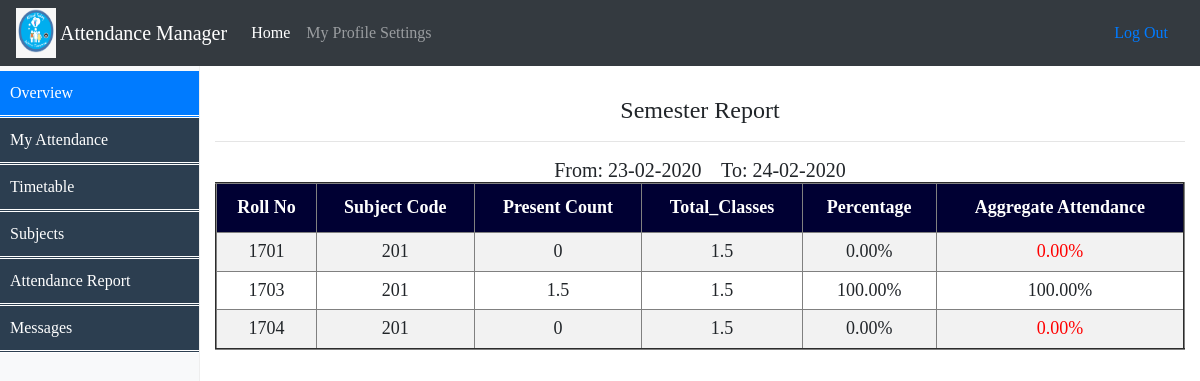
The page /Student/SemesterReport.php (signed in) on the database its author committed.
### tables this page shows
CREATE TABLE `attendance` (
  `attd_date` varchar(30) NOT NULL,
  `Last_Date` varchar(30) NOT NULL,
  `stud_id` varchar(50) NOT NULL,
  `Present_Count` float DEFAULT 0,
  `Total_Classes` float DEFAULT NULL,
  `dept_name` varchar(20) DEFAULT NULL,
  `course_id` int(11) DEFAULT NULL,
  `sub_id` int(11) NOT NULL,
  `fact_id` int(11) DEFAULT 0
);

CREATE TABLE `student` (
  `stud_id` varchar(50) NOT NULL,
  `stud_name` varchar(50) NOT NULL,
  `course_id` int(11) NOT NULL,
  `sem_no` int(11) DEFAULT NULL,
  `dob` varchar(50) DEFAULT NULL,
  `address` varchar(200) DEFAULT NULL,
  `email_id` varchar(50) NOT NULL,
  `Phone_no` bigint(30) NOT NULL
);

### Student/session.php (called while the page is built, shortened)
<?php
$connection = mysqli_connect("localhost", "root", "");
$user_check=$_SESSION['login_user'];
$ses_sql=mysqli_query($connection,"select username from logindetails where username='$user_check'");
$row = mysqli_fetch_assoc($ses_sql);
$login_session =$row['username'];
?>

### Student/SemesterReport.php (the view, shortened to what this page needs)
<!doctype html>
<?php
include('session.php');
?>
<html lang="en">
  <head>
    <link href="Assests/table.css" rel="stylesheet">
	<link rel="stylesheet" href="Assests/AddCourses.css">
	<link href="Assests/dropdown.css" rel="stylesheet">
	<link href="Assests/menu.css" rel="stylesheet">
    <link href="Assests/css/bootstrap.min.css" rel="stylesheet">
    <link href="Assests/css/dashboard.css" rel="stylesheet">
  </head>
  <body style="font-family:Verdana;font-size:16px;">
    <header>
      <nav class="navbar navbar-expand-md navbar-dark fixed-top bg-dark">
	  	<img src="logo.png" alt="attendance" style="width:40px;height:50px;" align="left">&nbsp;
        <a class="navbar-brand" href="">Attendance Manager</a>
        <div class="collapse navbar-collapse" id="navbarsExampleDefault" style="font-size:10;">
          <ul class="navbar-nav mr-auto">
            <li class="nav-item active">
              <a class="nav-link" href="StudentProfile.php">Home <span class="sr-only">(current)</span></a>
            </li>
            <li class="nav-item">
			  <li class="dropdown">
				<a class="nav-link" href="javascript:void(0)" class="dropbtn">My Profile Settings</a>
			  </li>
            </li>
          </ul>
          <form class="form-inline mt-2 mt-md-0">
             <a class="nav-link" href="logout.php">Log Out</a>
          </form>
        </div>
      </nav>
    </header>
<div class="container-fluid">
      <div class="row">
		  <nav class="col-sm-3 col-md-2 d-none d-sm-block bg-light sidebar">
				<ul class="mainmenu nav nav-pills flex-column">
					<li class="nav-item">
						  <a class="nav-link active" href="#">Overview <span class="sr-only">(current)</span></a>
					 </li>
					<li class="nav-item"><a class="nav-link"href="Stud_AttendanceView.php">My Attendance</a></li>
					<li class="nav-item"><a class="nav-link"href="ViewTimetable.html">Timetable</a></li>
					<li class="nav-item"><a class="nav-link"href="Enroll.html">Subjects</a></li>
					<li><a href="SemesterReport.php">Attendance Report</a></li>
					<li><a href="stud_notify.php">Messages</a></li>
				</ul>
			</nav>
        <main role="main" class="col-sm-9 ml-sm-auto col-md-10 pt-3"><br>
			 <h4 align="center">Semester Report</h4>
			 <hr>
		 <?php
			$login=$login_session;
			$query1="select course_id,stud_id from logindetails where username='$login'";
			$res=mysqli_query($connection,$query1);
			$row1=mysqli_fetch_assoc($res);
			$course=$row1['course_id'];
			$stud_id=$row1['stud_id'];
			$get_sem="select sem_no from student where stud_id='$stud_id'";
			$res_sem=mysqli_query($connection,$get_sem);
			$row_sem=mysqli_fetch_assoc($res_sem);
			$sem=$row_sem['sem_no'];
			$query="select * from attendance a,student s where a.course_id='$course' and s.sem_no='$sem' and s.course_id='$course' and a.stud_id = s.stud_id group by a.stud_id";
			$result=mysqli_query($connection,$query);
			$result2=mysqli_query($connection,$query);
			$get_num=mysqli_fetch_assoc($result2);
			$stud_id=$get_num['stud_id'];
			$query4="select distinct(stud_id),sub_id,Present_Count,Total_Classes from attendance where stud_id='$stud_id' and course_id='$course'";
			$res4=mysqli_query($connection,$query4);
			$date="select min(a.attd_date) as min,max(a.Last_Date) as max from attendance a, student s where s.sem_no='$sem' and a.stud_id=s.stud_id";
			$result3=mysqli_query($connection,$date);
			$get_date=mysqli_fetch_assoc($result3);
			$originalDate = $get_date['min'];
			$start = date("d-m-Y", strtotime($originalDate));
			$originalDate2 = $get_date['max'];
			$end = date("d-m-Y", strtotime($originalDate2));
			if(mysqli_num_rows($result)>0){
			echo "<h5 align='center'>From: ";
			echo $start;
			echo "&nbsp;&nbsp;&nbsp; To: ";
			echo $end;
			echo"<table border='2' style='font-size:18px;'>";
			echo"<th>Roll No</th>";
			$n=mysqli_num_rows($res4);
			for($i=0;$i<$n;$i++){
			echo "<th>Subject Code</th>";
			echo "<th>Present Count</th>";
			echo "<th>Total_Classes</th>";
			echo "<th>Percentage</th>";
			}
			echo "<th>Aggregate Attendance</th>";
			while($row=mysqli_fetch_assoc($result))
			{
				echo "<tr align='center'>";
				echo "<td>".$row['stud_id']."</td>";
				$stud_id=$row['stud_id'];
				$query2="select distinct(stud_id),sub_id,Present_Count,Total_Classes from attendance where stud_id='$stud_id' and course_id='$course'";
				$res=mysqli_query($connection,$query2);
				$overall_total=0;$overall_present=0;
				while($row2=mysqli_fetch_assoc($res)){
					echo "<td>".$row2['sub_id']."</td>";
					echo "<td>".$row2['Present_Count']."</td>";
					echo "<td>".$row2['Total_Classes']."</td>";
					$total=$row2['Total_Classes'];
					$present=$row2['Present_Count'];
					$per=(($present/$total)*100);
					$per=number_format("$per",2);
					echo "<td> $per% </td>";
					$overall_total= ($overall_total + $total);
					$overall_present= ($overall_present + $present);
				}
						$overall_per=(($overall_present/$overall_total)*100);
						if($overall_per<75){
							$overall=number_format("$overall_per",2);
							echo "<td style='color:red;'> $overall% </td>";
						}
						else{
							$overall=number_format("$overall_per",2);
							echo "<td> $overall% </td>";
						}
			}
			echo "</table>";
			}
			else
				echo "<h4 align='center'><font color='red'>No Records Found!!!</font></h4>";
		?>
	</main>
</div>
</div>

### Student/Assests/table.css (style rules this page uses)
th, td { text-align: left; padding: 8px; }
tr:nth-child(even) { background-color: #f2f2f2 }
th { background-color:#000033; color: white; }

### Student/Assests/AddCourses.css (style rules this page uses)
table { border-collapse: collapse; width: 100%; }
th, td { text-align: left; padding: 8px; }
tr:nth-child(even) { background-color: #f2f2f2 }
th { background-color: #008CBA; color: white; }

### Student/Assests/menu.css (style rules this page uses)
.mainmenu, .submenu { list-style-type: circle; padding: 0; margin: 0; }
.mainmenu a { display: block; background-color: #2c3e50; text-decoration: none; padding: 10px; color: white; border-bottom: double; }

### Student/Assests/css/dashboard.css (style rules this page uses)
body { padding-top: 3.5rem; }
.sidebar { position: fixed; top: 51px; bottom: 0; left: 0; z-index: 1000; padding: 20px 0; overflow-x: hidden; overflow-y: auto; border-right: 1px solid #eee; }
.sidebar .nav { margin-bottom: 20px; }
.sidebar .nav-item { width: 100%; }
.sidebar .nav-item + .nav-item { margin-left: 0; }
.sidebar .nav-link { border-radius: 0; }

### Student/SemesterReport.php (style rules this page uses)
th, td { text-align:center; padding:10; }
th { height:50px; background-color:#000033; color: white; }

### rows shown on the page
attendance: student.stud_id "1701", sub "201", Present_Count "0", Total_Classes "1.5", per "0.00", overall "0.00"
attendance: student.stud_id "1703", sub "201", Present_Count "1.5", Total_Classes "1.5", per "100.00", overall "100.00"
attendance: student.stud_id "1704", sub "201", Present_Count "0", Total_Classes "1.5", per "0.00", overall "0.00"

### other values the page prints
$start "23-02-2020"
$end "24-02-2020"
